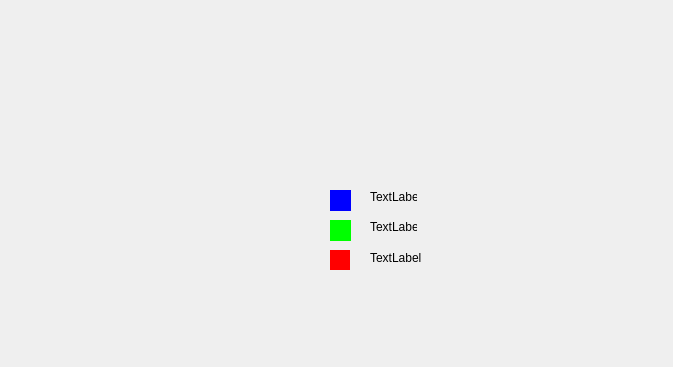
<?xml version="1.0" encoding="UTF-8"?>
<ui version="4.0">
 <class>Statistiques</class>
 <widget class="QDialog" name="Statistiques">
  <property name="geometry">
   <rect>
    <x>0</x>
    <y>0</y>
    <width>673</width>
    <height>367</height>
   </rect>
  </property>
  <property name="windowTitle">
   <string>Statistiques</string>
  </property>
  <widget class="QWidget" name="widget" native="true">
   <property name="geometry">
    <rect>
     <x>330</x>
     <y>190</y>
     <width>21</width>
     <height>21</height>
    </rect>
   </property>
   <property name="styleSheet">
    <string notr="true">
background-color: rgb(0, 0, 255);</string>
   </property>
   <widget class="QWidget" name="widget_4" native="true">
    <property name="geometry">
     <rect>
      <x>10</x>
      <y>10</y>
      <width>16</width>
      <height>16</height>
     </rect>
    </property>
    <property name="styleSheet">
     <string notr="true">
background-color: rgb(0, 0, 255);</string>
    </property>
   </widget>
  </widget>
  <widget class="QLabel" name="label_4">
   <property name="geometry">
    <rect>
     <x>370</x>
     <y>250</y>
     <width>61</width>
     <height>16</height>
    </rect>
   </property>
   <property name="text">
    <string>TextLabel</string>
   </property>
  </widget>
  <widget class="QWidget" name="widget_5" native="true">
   <property name="geometry">
    <rect>
     <x>330</x>
     <y>250</y>
     <width>20</width>
     <height>20</height>
    </rect>
   </property>
   <property name="styleSheet">
    <string notr="true">background-color: rgb(255, 0, 0);</string>
   </property>
  </widget>
  <widget class="QLabel" name="label_3">
   <property name="geometry">
    <rect>
     <x>370</x>
     <y>220</y>
     <width>47</width>
     <height>14</height>
    </rect>
   </property>
   <property name="text">
    <string>TextLabel</string>
   </property>
  </widget>
  <widget class="QLabel" name="label_2">
   <property name="geometry">
    <rect>
     <x>370</x>
     <y>190</y>
     <width>47</width>
     <height>14</height>
    </rect>
   </property>
   <property name="text">
    <string>TextLabel</string>
   </property>
  </widget>
  <widget class="QWidget" name="widget_6" native="true">
   <property name="geometry">
    <rect>
     <x>330</x>
     <y>220</y>
     <width>21</width>
     <height>21</height>
    </rect>
   </property>
   <property name="styleSheet">
    <string notr="true">background-color: rgb(0, 255, 0);</string>
   </property>
  </widget>
 </widget>
 <resources/>
 <connections/>
</ui>
